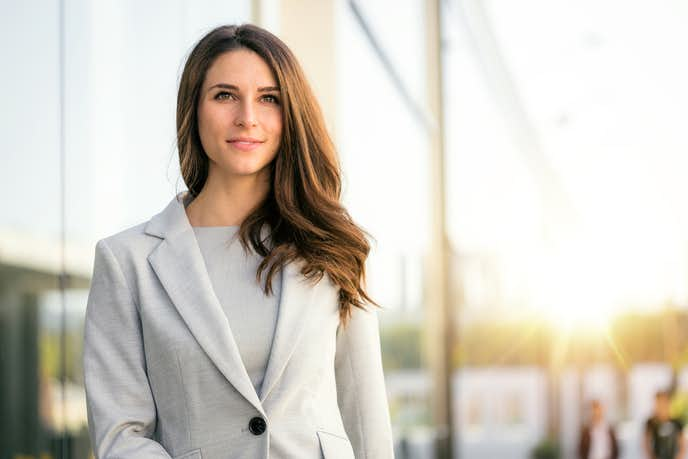
#> input picture pytorch-CycleGAN-and-pix2pix/test_imgs/sample1.jpg, 688 x 459 px
$ python -i preprocess.py   (imports and definitions only)
#> lines starting #> are read from the running program, lines starting #| are printed output that depends on the picture
import cv2
import numpy as np
from PIL import Image
import os


# 顔検出と切り抜き
def detect_face(image_picture):
    # img_name : str ('image.jpg')

#> called with image_picture = '../test_imgs/sample1.jpg'
    HAAR_FILE = os.path.join('origin', 'haarcascade_frontalface_default.xml')
    cascade = cv2.CascadeClassifier(HAAR_FILE)

    img_name = image_picture.split('/')[-1].split('.')[0]
    img = cv2.imread(image_picture)
#> img is the input picture: shape (459, 688, 3); mean B, G, R 194.1, 203.9, 209.5

    height, width = img.shape[:2]
#> height = 459; width = 688

    img_g = cv2.imread(image_picture,0)
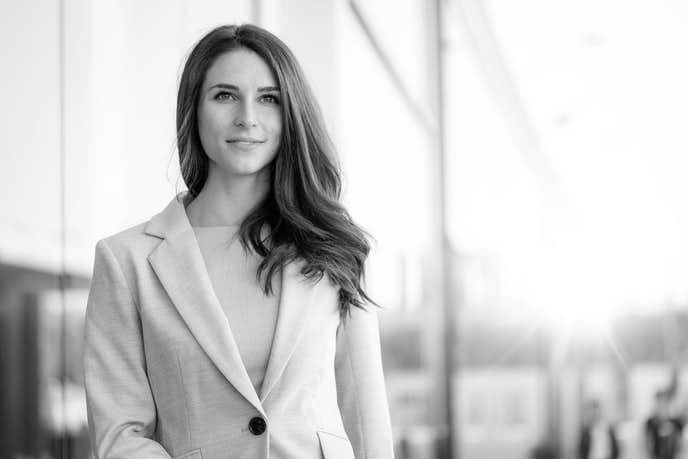
#> img_g: shape (459, 688); min 0, max 255, mean 204.5

    faces = cascade.detectMultiScale(img_g, minNeighbors=3, scaleFactor=1.1)
#> faces = [[193, 58, 104, 104]]

    # print(faces)

    faces_cut = []
    faces_position = []
    for face in faces:
        # for x,y,w,h in face:
            x, y, w, h = face[0], face[1], face[2], face[3]
            ex_w = round(w*0.2)
            x_min = x - ex_w
            x_max = x + w + ex_w

            ex_h = round(h*0.2)
            y_min = y - ex_h
            y_max = y + h + ex_h

            if x_min < 0: x_min = 0
            if x_max > width: x_max = width
            if y_min < 0: y_min = 0
            if y_max > height: y_max = height

            y_min,y_max,x_min,x_max = int(y_min), int(y_max), int(x_min), int(x_max)
            face_cut = img[y_min:y_max, x_min:x_max]
            faces_cut.append(face_cut)
            faces_position.append([x_min,y_min,x_max,y_max])
#> this loop made 1 pass
#> (x, y, w, h, ex_w, x_min, x_max, ex_h) on pass 1: (193, 58, 104, 104, 21, 172, 318, 21)
#> pass 1, in detect_face, `face_cut = img[y_min:y_max, x_min:x_max]`:
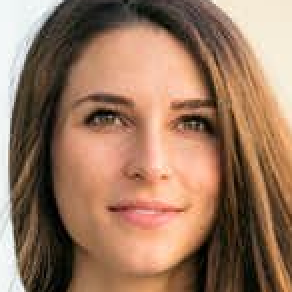
#> face_cut: shape (146, 146, 3) (shown 2 times larger); mean B, G, R 96.1, 119.3, 153.9
#> after the loop, faces_cut = 1 item; faces_position = [[172, 37, 318, 183]]

    faces_name = []
    for i, face_cut in enumerate(faces_cut):
        face_name = f'{img_name}_{i}_face_unmasked.jpg'
        faces_name.append(face_name)
        cv2.imwrite(os.path.join('tmp/detect_face', face_name), face_cut)
#> this loop made 1 pass
#> face_name on pass 1: 'sample1_0_face_unmasked.jpg'
#> after the loop, faces_name = ['sample1_0_face_unmasked.jpg']

    return faces_name, faces_position


# pix2pix用にAを繋げる
# [48 lines left out: functions combineAA, resizeB, return_face, not called in this run]

>>> result = detect_face('../test_imgs/sample1.jpg')
#> result = (['sample1_0_face_unmasked.jpg'], [[172, 37, 318, 183]])

$ run again, on pytorch-CycleGAN-and-pix2pix/test_imgs/sample2.jpg
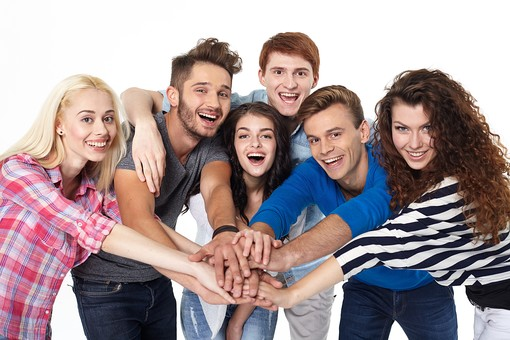
#> input picture pytorch-CycleGAN-and-pix2pix/test_imgs/sample2.jpg, 510 x 340 px
#> in detect_face, img is the input picture: shape (340, 510, 3); mean B, G, R 151.1, 149.2, 165.5
#> in detect_face, `img_g = cv2.imread(image_picture,0)`:
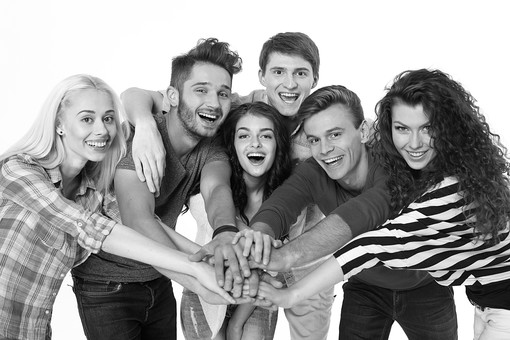
#> img_g: shape (340, 510); min 0, max 255, mean 154.3
#> faces = [[385, 108, 57, 57], [226, 113, 59, 59], [260, 50, 60, 60], [295, 112, 64, 64], [175, 66, 66, 66], [65, 95, 63, 63]]
#> the loop in detect_face, `for face in faces:` made 6 passes
#> (x, y, w, h, ex_w, x_min, x_max, ex_h) on passes 1 to 6: (385, 108, 57, 57, 11, 374, 453, 11), (226, 113, 59, 59, 12, 214, 297, 12), (260, 50, 60, 60, 12, 248, 332, 12), (295, 112, 64, 64, 13, 282, 372, 13), (175, 66, 66, 66, 13, 162, 254, 13), (65, 95, 63, 63, 13, 52, 141, 13)
#> pass 3, in detect_face, `face_cut = img[y_min:y_max, x_min:x_max]`:
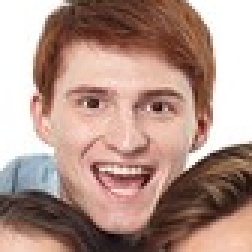
#> face_cut: shape (84, 84, 3) (shown 3 times larger); mean B, G, R 136.7, 147.3, 177.8
#> after the loop in detect_face, `for face in faces:`: faces_cut = 6 items; faces_position = [[374, 97, 453, 176], [214, 101, 297, 184], [248, 38, 332, 122], [282, 99, 372, 189], [162, 53, 254, 145], [52, 82, 141, 171]]
#> the loop in detect_face, `for i, face_cut in enumerate(faces_cut):` made 6 passes
#> face_name on passes 1 to 6: 'sample2_0_face_unmasked.jpg', 'sample2_1_face_unmasked.jpg', 'sample2_2_face_unmasked.jpg', 'sample2_3_face_unmasked.jpg', 'sample2_4_face_unmasked.jpg', 'sample2_5_face_unmasked.jpg'
#> after the loop in detect_face, `for i, face_cut in enumerate(faces_cut):`: faces_name = ['sample2_0_face_unmasked.jpg', 'sample2_1_face_unmasked.jpg', 'sample2_2_face_unmasked.jpg', 'sample2_3_face_unmasked.jpg', 'sample2_4_face_unmasked.jpg', 'sample2_5_face_unmasked.jpg']
